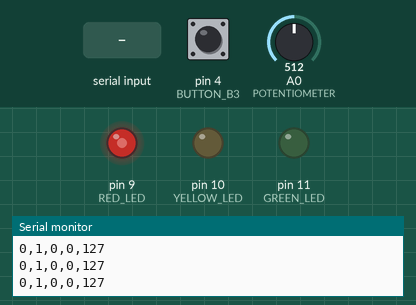
A program run on a simulated Arduino Uno, built with avr-gcc and run on an emulated ATmega328P. Shown: output pins drawn as LEDs (lit = HIGH), the last lines printed to the serial monitor. Dashed ring = blinking. The inputs (shaded band) are chosen by the test bench; at power-on: A0 (POTENTIOMETER) = 512, pin 4 (BUTTON_B3) HIGH.

Above: at 1.2 s.
1.3 s: A0 (POTENTIOMETER) set to 122
At 3.7 s:
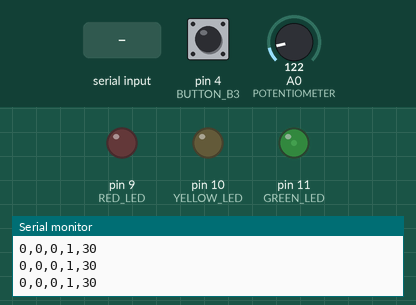
4.3 s: A0 (POTENTIOMETER) set to 510
At 6.4 s:
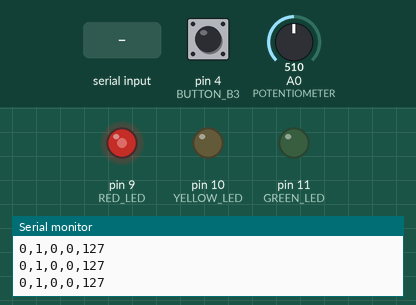
7.3 s: A0 (POTENTIOMETER) set to 716
At 9.8 s:
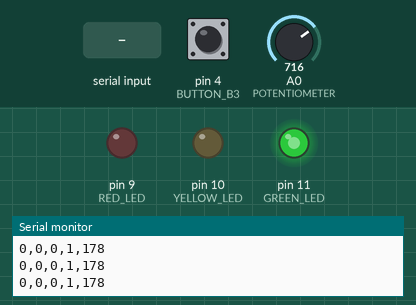
10.3 s: "90,45,200,10\n" received over Serial
At 11.3 s:
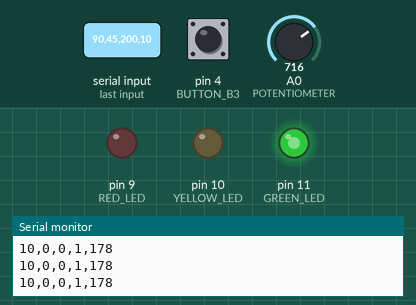
13.3 s: pin 4 (BUTTON_B3) pulled LOW for 0.15 s
At 14.5 s:
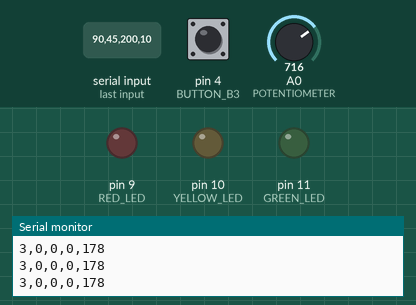
14.9 s: pin 4 (BUTTON_B3) pulled LOW for 1 s
At 16.31 s:
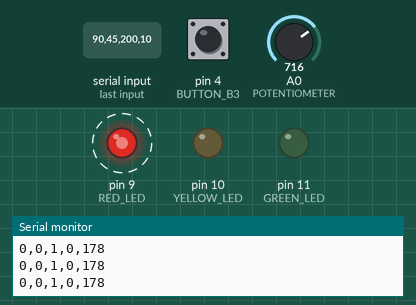
Timing chart, 0 to 19.9 s (numbered marks = the images above; inputs shaded):
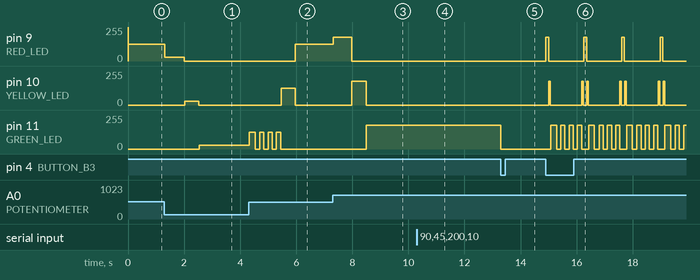

Measured:
- after the input at 1.3 s, pin 9 (RED_LED): 127/255 → 30/255 at once, → 0/255 0.70 s later; pin 11 (GREEN_LED): 0/255 → 30/255 after 1.2 s
- after the input at 4.3 s, pin 9 (RED_LED): 0/255 → 127/255 after 1.7 s
- after the input at 7.3 s, pin 9 (RED_LED): 127/255 → 178/255 at once, → 0/255 0.65 s later; pin 11 (GREEN_LED): 0/255 → 178/255 after 1.2 s
- after the input at 10.3 s, pin 9 (RED_LED): stays 0/255 (without the input it goes to 178/255 after 1.6 s); pin 10 (YELLOW_LED): stays 0/255 (without the input it goes to 178/255 after 1.1 s); pin 11 (GREEN_LED): stops changing and stays 178/255
- after the input at 13.3 s, pin 11 (GREEN_LED): 178/255 → 0/255 at once
- after the input at 14.9 s, pin 9 (RED_LED): alternates 178/255 for 0.09 s and 0/255 for 1.3 s, starting at once; pin 10 (YELLOW_LED): 0/255 → 178/255 after 0.11 s, then repeats every 1.4 s: 0/255 1.1 s, 178/255 0.05 s, 0/255 0.12 s, 178/255 0.05 s

The program:

main.cpp
```cpp
#include <Arduino.h>
#include "PinChangeInterrupt.h"
#include <TaskScheduler.h>
// -------------------- 핀 정의 --------------------
#define RED_LED 9
#define YELLOW_LED 10
#define GREEN_LED 11
#define BUTTON_B1 2
#define BUTTON_B2 3
#define BUTTON_B3 4
#define POTENTIOMETER A0
// ------------------ 변수 정의 -------------------
int mode = 0;
int redTime = 2000, yellowTime = 500, greenTime = 2000;
int ledBrightness = 255;  // LED 밝기 기본값
int red = 0, yellow = 0, green = 0; // LED 상태 (켜짐:1, 꺼짐:0)

// ----------------- TaskScheduler ---------------
Scheduler runner;
// 공용 함수 선언
void disableAllTasks();
void readBrightness();
void CheckSerial();
// --- default 모드용 5단계 Task 함수 선언 ---
void taskRedLED();
void taskYellowLED();
void taskGreenLED();
void taskGreenBlink();
void taskYellowLED2();

// 모드 1 전용 Task (Red LED의 밝기를 실시간 갱신)
void taskMode1();
// 모드 2용 (모든 LED 깜빡이기) Task
void taskAllLED();

// ----------------- Task 객체 생성 --------------
// 기본 Task들은 10ms 간격으로 실행 (비차단 방식)
Task tRedLED       (10, TASK_FOREVER, &taskRedLED,       &runner, false);
Task tYellowLED    (10, TASK_FOREVER, &taskYellowLED,    &runner, false);
Task tGreenLED     (10, TASK_FOREVER, &taskGreenLED,     &runner, false);
Task tGreenBlink   (10, TASK_FOREVER, &taskGreenBlink,   &runner, false);
Task tYellowLED2   (10, TASK_FOREVER, &taskYellowLED2,   &runner, false);
Task tBlinkAllLED  (10, TASK_FOREVER, &taskAllLED,       &runner, false);
Task tCheckSerial  (100, TASK_FOREVER, &CheckSerial,      &runner, true);

// 모드 1 전용 Task (10ms 주기로 Red LED 밝기 갱신)
Task tMode1        (10, TASK_FOREVER, &taskMode1,        &runner, false);

// ----------------- 인터럽트 핸들러 -------------
void handleInterrupt1() {
  // B1 버튼(FALLING): 첫 누름 -> mode=1 (Red LED 단독, 실시간 갱신)
  // 다시 누르면 기본 모드(mode=0)로 복귀하여 Default 시퀀스 시작
  if (mode != 1) {
    mode = 1;
    disableAllTasks();
    tMode1.enable();  // 모드 1 전용 Task 활성화
  } else {
    mode = 0;
    disableAllTasks();
    tRedLED.enable(); // 기본 시퀀스 (Red부터) 시작
  }
}

void handleInterrupt2() {
  // B2 버튼(FALLING): 첫 누름 -> mode=2 (모든 LED 깜빡임, 실시간 밝기 갱신)
  // 다시 누르면 기본 모드(mode=0)로 복귀
  if (mode != 2) {
    mode = 2;
    disableAllTasks();
    tBlinkAllLED.enable();
  } else {
    mode = 0;
    disableAllTasks();
    tRedLED.enable();
  }
}

void handleInterrupt3() {
  // B3 버튼(FALLING): 첫 누름 -> mode=3 (모든 LED OFF)
  // 다시 누르면 기본 모드(mode=0)로 복귀
  mode = (mode == 3) ? 0 : 3;
  disableAllTasks();
  if (mode == 0) {
    tRedLED.enable();
  }
}
// -------------------- setup --------------------
void setup() {
  Serial.begin(9600);

  pinMode(RED_LED, OUTPUT);
  pinMode(YELLOW_LED, OUTPUT);
  pinMode(GREEN_LED, OUTPUT);
  pinMode(BUTTON_B1, INPUT_PULLUP);
  pinMode(BUTTON_B2, INPUT_PULLUP);
  pinMode(BUTTON_B3, INPUT_PULLUP);
  pinMode(POTENTIOMETER, INPUT);
  //인터럽트 설정
  attachPCINT(digitalPinToPCINT(BUTTON_B1), handleInterrupt1, FALLING);
  attachPCINT(digitalPinToPCINT(BUTTON_B2), handleInterrupt2, FALLING);  // 또는 digitalPinToPCINT(BUTTON_B2)
  attachPCINT(digitalPinToPCINT(BUTTON_B3), handleInterrupt3, FALLING);  // 또는 digitalPinToPCINT(BUTTON_B3)
  // 초기 기본 모드 시퀀스 시작
  tRedLED.enable();
}

// --------------------- loop --------------------
void loop() {
  runner.execute();
  readBrightness();
  Serial.println(String(mode) + "," + String(red) + "," + String(yellow) + "," + String(green) + "," + String(ledBrightness));
}

// 모든 Task를 비활성화하고 모든 LED를 끔
void disableAllTasks() {
  tRedLED.disable();
  tYellowLED.disable();
  tGreenLED.disable();
  tGreenBlink.disable();
  tYellowLED2.disable();
  tBlinkAllLED.disable();
  tMode1.disable();

  analogWrite(RED_LED, 0);
  analogWrite(YELLOW_LED, 0);
  analogWrite(GREEN_LED, 0);

  red = yellow = green = 0;
}
// 가변저항 값을 읽어 ledBrightness 갱신
void readBrightness() {
  int potValue = analogRead(POTENTIOMETER);  // 0~1023
  ledBrightness = map(potValue, 0, 1023, 0, 255);
}

// Serial 통신을 통해 redTime, yellowTime, greenTime 변경
void CheckSerial() {
  if (Serial.available()) {
    String data = Serial.readStringUntil('\n');
    int newRed, newYellow, newGreen, newmode;
    if (sscanf(data.c_str(), "%d,%d,%d,%d", &newRed, &newYellow, &newGreen, &newmode) == 4) {
      redTime = newRed;
      yellowTime = newYellow;
      greenTime = newGreen;
      // 버튼을 눌렀을 때 모드 변경하는 것과 동일한 방식으로 모드 변경
      if(newmode != mode){ // 바꿀 모드와 현재 모드가 다르면 모드 변경
        mode = newmode;
        if(mode == 1) {disableAllTasks(); tMode1.enable();}
        else if(mode == 2) {disableAllTasks(); tBlinkAllLED.enable();}
        else if(mode == 3) {disableAllTasks();}
        else if (mode == 0) {disableAllTasks(); tRedLED.enable();}
      }
    }
  }
}
// ------------------- Default 모드 시퀀스 -------------------
/*
  기본 모드는 아래 순서로 진행됩니다.
  1) tRedLED:   Red LED 켜고 redTime 동안 유지 → 끄고
  2) tYellowLED: Yellow LED 켜고 yellowTime 동안 유지 → 끄고
  3) tGreenLED:  Green LED 켜고 greenTime 동안 유지 → 끄고
  4) tGreenBlink: Green LED를 3회 깜빡임
  5) tYellowLED2: Yellow LED 켜고 yellowTime 동안 유지 후 다시 1)로 복귀

  각 Task는 10ms마다 호출되며, LED가 켜진 동안 매번 가변저항 값을 읽어 밝기를 즉시 갱신합니다.
*/

// 1) tRedLED (Default 모드)
void taskRedLED() {
  static unsigned long startTime = 0;
  static bool isOn = false; // 한 번만 실행하여 반복 실행해도 한 번만 실행됨
  if (mode != 0) { isOn = false; return;}

  if (!isOn) {
    analogWrite(RED_LED, ledBrightness);
    red = 1;
    startTime = millis();
    isOn = true;
  }
  else {
    analogWrite(RED_LED, ledBrightness);
    if (millis() - startTime >= (unsigned long)redTime) { // 시간이 지나면 다음 Task로 넘어감
      analogWrite(RED_LED, 0);
      red = 0;
      isOn = false;
      tRedLED.disable();
      tYellowLED.enable();
    }
  }
}

// 2) tYellowLED (Default 모드)
void taskYellowLED() {
  static unsigned long startTime = 0;
  static bool isOn = false;
  if (mode != 0) { isOn = false; return; }

  if (!isOn) {
    analogWrite(YELLOW_LED, ledBrightness);
    yellow = 1;
    startTime = millis();
    isOn = true;
  }
  else {
    analogWrite(YELLOW_LED, ledBrightness);
    if (millis() - startTime >= (unsigned long)yellowTime) { // 시간이 지나면 다음 Task로 넘어감
      analogWrite(YELLOW_LED, 0);
      yellow = 0;
      isOn = false;
      tYellowLED.disable();
      tGreenLED.enable();
    }
  }
}

// 3) tGreenLED (Default 모드)
void taskGreenLED() {
  static unsigned long startTime = 0;
  static bool isOn = false;

  if (mode != 0) { isOn = false; return; }

  if (!isOn) {
    analogWrite(GREEN_LED, ledBrightness);
    green = 1;
    startTime = millis();
    isOn = true;
  }
  else {
    analogWrite(GREEN_LED, ledBrightness);
    if (millis() - startTime >= (unsigned long)greenTime) { // 시간이 지나면 다음 Task로 넘어감
      analogWrite(GREEN_LED, 0);
      green = 0;
      isOn = false;
      tGreenLED.disable();
      tGreenBlink.enable();
    }
  }
}

// 4) tGreenBlink (Default 모드: Green LED 1초 동안 아래 패턴으로 깜빡)
// 패턴: 꺼짐 → 켜짐 → 꺼짐 → 켜짐 → 꺼짐 → 켜짐 → 꺼짐
void taskGreenBlink() {
    static int toggleCount = 0;
    static unsigned long lastToggleTime = 0;
    const unsigned long interval = 143UL;  // 약 1초/7번 = 143ms

    if (mode != 0) { toggleCount = 0; return; }

    if (millis() - lastToggleTime >= interval) {
      lastToggleTime = millis();

      if (toggleCount % 2 == 0) {
        analogWrite(GREEN_LED, 0);
        green = 0;
      }
      else {
        analogWrite(GREEN_LED, ledBrightness);
        green = 1;
      }
      toggleCount++;
    }
    if (toggleCount >= 7) {  // 7번 토글 후 (꺼짐으로 끝남)
      analogWrite(GREEN_LED, 0); // LED OFF
      green = 0;
      toggleCount = 0;
      tGreenBlink.disable();    // Task 종료
      tYellowLED2.enable();     // 다음 Task로 전환
    }
  }


// 5) tYellowLED2 (Default 모드: Yellow LED 켜고 yellowTime 후 다시 Red)
void taskYellowLED2() {
  static unsigned long startTime = 0;
  static bool isOn = false;

  if (mode != 0) { isOn = false; return; }

  if (!isOn) {
    analogWrite(YELLOW_LED, ledBrightness);
    yellow = 1;
    startTime = millis();
    isOn = true;
  }
  else {
    analogWrite(YELLOW_LED, ledBrightness);
    if (millis() - startTime >= (unsigned long)yellowTime) {
      analogWrite(YELLOW_LED, 0);
      yellow = 0;
      isOn = false;
      tYellowLED2.disable();
      tRedLED.enable();
    }
  }
}

// -------------------- 모드 1 전용 Task --------------------
// 모드 1에서는 Red LED를 계속 켠 상태에서 10ms마다 POT 값을 읽어 실시간으로 밝기를 갱신합니다.
void taskMode1() {
  if (mode == 1) {
    analogWrite(RED_LED, ledBrightness);
    red = 1;
  }
}

// -------------------- 모드 2 (깜빡임) --------------------
// 모든 LED가 500ms 간격으로 토글됩니다. LED ON 상태에서는 토글 사이에도 매 10ms마다 POT 값을 읽어 밝기를 업데이트합니다.
void taskAllLED() {
  static unsigned long toggleTimer = 0;
  static bool ledOn = false;

  if (mode != 2) { ledOn = false; return; }

  // 500ms마다 LED 상태 토글
  if (millis() - toggleTimer >= 500UL) {
    toggleTimer = millis();
    ledOn = !ledOn;
    if (ledOn) {
      // 토글 시점에 POT 값을 읽어 LED를 켭니다.
      analogWrite(RED_LED, ledBrightness);
      analogWrite(YELLOW_LED, ledBrightness);
      analogWrite(GREEN_LED, ledBrightness);
      red = yellow = green = 1;
    }
    else {
      analogWrite(RED_LED, 0);
      analogWrite(YELLOW_LED, 0);
      analogWrite(GREEN_LED, 0);
      red = yellow = green = 0;
    }
  }
  else {
    if (ledOn) {
      analogWrite(RED_LED, ledBrightness);
      analogWrite(YELLOW_LED, ledBrightness);
      analogWrite(GREEN_LED, ledBrightness);
    }
  }
}
```
